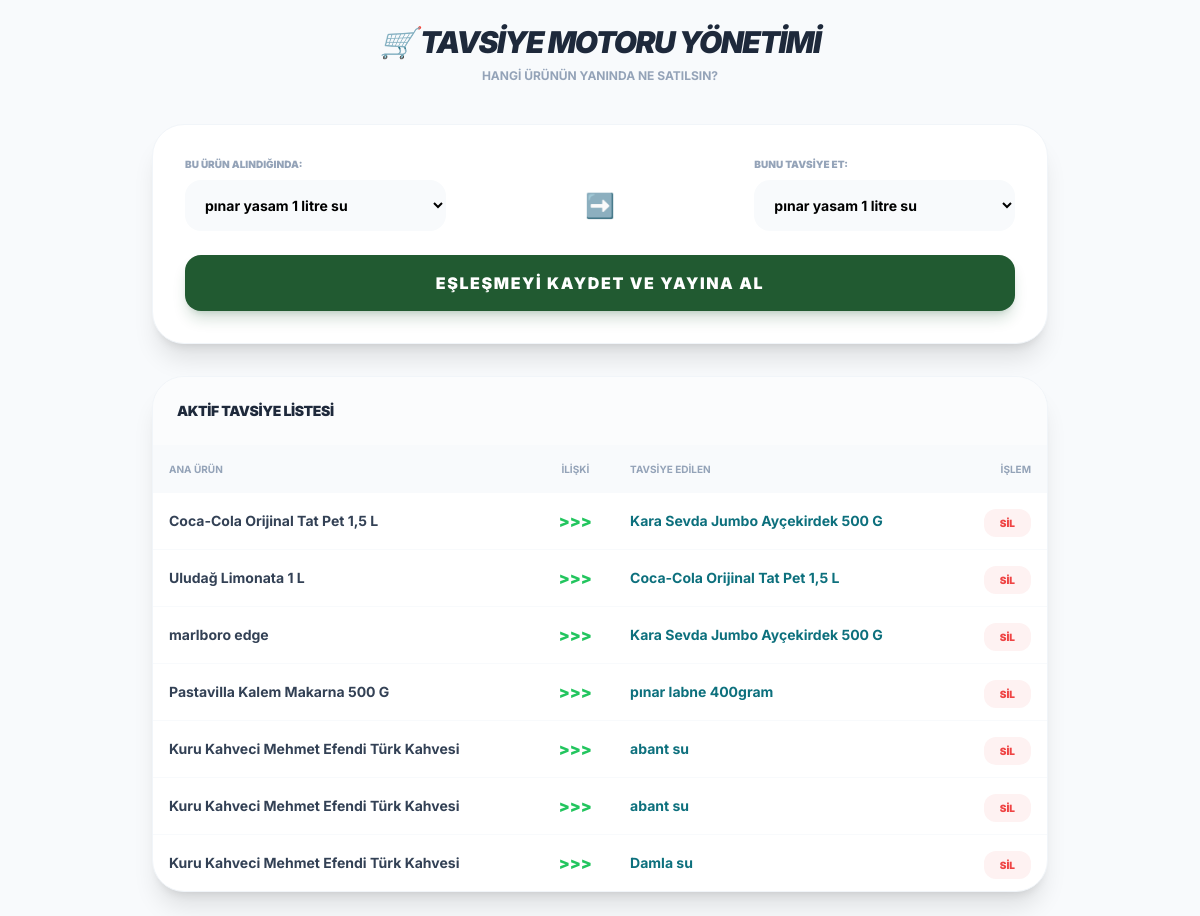
The app's page /tavsiyeyönetim.php with its own data.
### tables this page shows
CREATE TABLE `urun_tavsiyeleri` (
  `id` int(11) NOT NULL,
  `ana_barkod` varchar(50) DEFAULT NULL,
  `tavsiye_barkod` varchar(50) DEFAULT NULL,
  `mesaj` varchar(100) DEFAULT 'Bu ürünle harika gider!'
);

CREATE TABLE `urunler` (
  `barkod` varchar(100) NOT NULL,
  `urun_kodu` varchar(20) DEFAULT NULL,
  `urun_adi` varchar(100) NOT NULL,
  `fiyat` decimal(10,2) NOT NULL,
  `gramaj` int(11) NOT NULL COMMENT 'Güvenlik doğrulaması için gram cinsinden ağırlık',
  `gorsel_url` varchar(255) DEFAULT NULL,
  `tanitim_bitis` datetime DEFAULT NULL,
  `tanitim_baslangic` datetime DEFAULT NULL
);

### tavsiyeyönetim.php (the view, shortened to what this page needs)
<?php
$db_host = "gizemgunduz.store";
$db_user = "kedi";
$db_pass = "kedis2minis1";
$db_name = "akilli_market";
$conn = mysqli_connect($db_host, $db_user, $db_pass, $db_name);
mysqli_set_charset($conn, "utf8mb4");
$urunler_sorgu = mysqli_query($conn, "SELECT barkod, urun_adi FROM urunler ORDER BY urun_adi ASC");
$urunler = mysqli_fetch_all($urunler_sorgu, MYSQLI_ASSOC);
$eslesme_sql = "SELECT t.id, u1.urun_adi as ana_urun, u2.urun_adi as tavsiye_urun
                FROM urun_tavsiyeleri t
                JOIN urunler u1 ON t.ana_barkod = u1.barkod
                JOIN urunler u2 ON t.tavsiye_barkod = u2.barkod";
$eslesmeler = mysqli_query($conn, $eslesme_sql);
?>
<!DOCTYPE html>
<html lang="tr">
<head>
    <script src="https://cdn.tailwindcss.com"></script>
</head>
<body class="bg-slate-50 p-6">
    <div class="max-w-4xl mx-auto">
        <header class="mb-10 text-center">
            <h1 class="text-3xl font-black text-slate-800 uppercase italic tracking-tighter">🛒 Tavsiye Motoru Yönetimi</h1>
            <p class="text-slate-400 font-bold text-xs uppercase mt-2">Hangi ürünün yanında ne satılsın?</p>
        </header>
        <div class="bg-white rounded-[2rem] p-8 shadow-xl border border-slate-100 mb-8">
            <form method="POST" class="grid grid-cols-1 md:grid-cols-3 gap-6">
                <div>
                    <label class="block text-[10px] font-black text-slate-400 uppercase mb-2">Bu Ürün Alındığında:</label>
                    <select name="ana_barkod" class="w-full p-4 bg-slate-50 border-none rounded-2xl font-bold text-sm focus:ring-2 focus:ring-[#215A31]">
                        <?php foreach($urunler as $u): ?>
                            <option value="<?= $u['barkod'] ?>"><?= $u['urun_adi'] ?></option>
                        <?php endforeach; ?>
                    </select>
                </div>
                <div class="flex items-center justify-center pt-6">
                    <span class="text-2xl">➡️</span>
                </div>
                <div>
                    <label class="block text-[10px] font-black text-slate-400 uppercase mb-2">Bunu Tavsiye Et:</label>
                    <select name="tavsiye_barkod" class="w-full p-4 bg-slate-50 border-none rounded-2xl font-bold text-sm focus:ring-2 focus:ring-[#215A31]">
                        <?php foreach($urunler as $u): ?>
                            <option value="<?= $u['barkod'] ?>"><?= $u['urun_adi'] ?></option>
                        <?php endforeach; ?>
                    </select>
                </div>
                <div class="md:col-span-3">
                    <button type="submit" name="tavsiye_ekle" class="w-full py-4 bg-[#215A31] text-white rounded-2xl font-black uppercase tracking-widest shadow-lg shadow-green-900/20 active:scale-[0.98] transition-all">
                        Eşleşmeyi Kaydet ve Yayına Al
                    </button>
                </div>
            </form>
        </div>
        <div class="bg-white rounded-[2rem] shadow-xl border border-slate-100 overflow-hidden">
            <div class="p-6 border-b border-slate-50 bg-slate-50/50">
                <h2 class="font-black text-slate-800 uppercase text-sm tracking-tight">Aktif Tavsiye Listesi</h2>
            </div>
            <table class="w-full text-left">
                <thead class="text-[10px] font-black text-slate-400 uppercase bg-slate-50">
                    <tr>
                        <th class="p-4">Ana Ürün</th>
                        <th class="p-4 text-center">İlişki</th>
                        <th class="p-4">Tavsiye Edilen</th>
                        <th class="p-4 text-right">İşlem</th>
                    </tr>
                </thead>
                <tbody class="divide-y divide-slate-50">
                    <?php while($row = mysqli_fetch_assoc($eslesmeler)): ?>
                    <tr class="hover:bg-slate-50 transition-colors">
                        <td class="p-4 font-bold text-slate-700 text-sm"><?= $row['ana_urun'] ?></td>
                        <td class="p-4 text-center text-green-500 font-black">>>></td>
                        <td class="p-4 font-bold text-[#0D707D] text-sm"><?= $row['tavsiye_urun'] ?></td>
                        <td class="p-4 text-right">
                            <a href="?sil=<?= $row['id'] ?>" class="bg-red-50 text-red-500 px-4 py-2 rounded-xl text-[10px] font-black uppercase hover:bg-red-500 hover:text-white transition-all">SİL</a>
                        </td>
                    </tr>
                    <?php endwhile; ?>
                </tbody>
            </table>
        </div>
    </div>
</body>
</html>

### tavsiyeyönetim.php (style rules this page uses)
body { font-family: 'Inter', sans-serif; }

### records on screen
urun_tavsiyeleri: urunler.urun_adi "Coca-Cola Orijinal Tat Pet 1,5 L", urunler.urun_adi "Kara Sevda Jumbo Ayçekirdek 500 G"
urun_tavsiyeleri: urunler.urun_adi "Uludağ Limonata 1 L", urunler.urun_adi "Coca-Cola Orijinal Tat Pet 1,5 L"
urun_tavsiyeleri: urunler.urun_adi "marlboro edge", urunler.urun_adi "Kara Sevda Jumbo Ayçekirdek 500 G"
urun_tavsiyeleri: urunler.urun_adi "Pastavilla Kalem Makarna 500 G", urunler.urun_adi "pınar labne 400gram"
urun_tavsiyeleri: urunler.urun_adi "Kuru Kahveci Mehmet Efendi Türk Kahvesi", urunler.urun_adi "abant su"
urun_tavsiyeleri: urunler.urun_adi "Kuru Kahveci Mehmet Efendi Türk Kahvesi", urunler.urun_adi "abant su"
urun_tavsiyeleri: urunler.urun_adi "Kuru Kahveci Mehmet Efendi Türk Kahvesi", urunler.urun_adi "Damla su"

### other values on screen
form field ana_barkod "pınar yasam 1 litre su"
form field tavsiye_barkod "pınar yasam 1 litre su"
